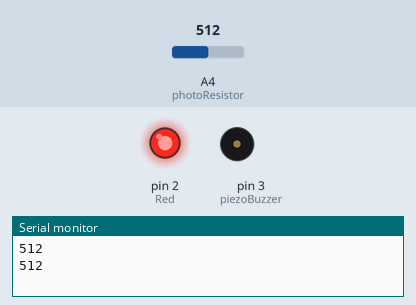
Simulated run of this sketch. Board: Arduino Uno, built with avr-gcc and run on an emulated ATmega328P. On the bench: output pins drawn as LEDs (lit = HIGH), buzzer (waves = sounding), the last lines printed to the serial monitor. The inputs (shaded band) are chosen by the test bench; at power-on: A4 (photoResistor) = 512. Pins used as bus, display or sensor lines are not drawn.

Above: at 3.8 s.
3.9 s: A4 (photoResistor) set to 483
At 8.1 s:
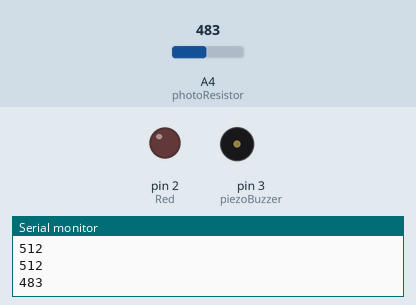
10.9 s: A4 (photoResistor) set to 510
At 13.2 s:
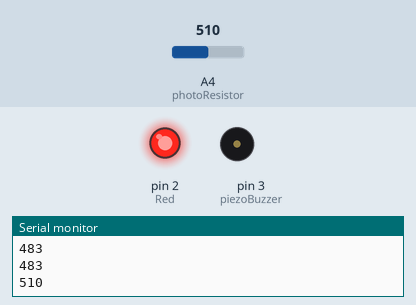
14.8 s: A4 (photoResistor) set to 490
At 15.5 s:
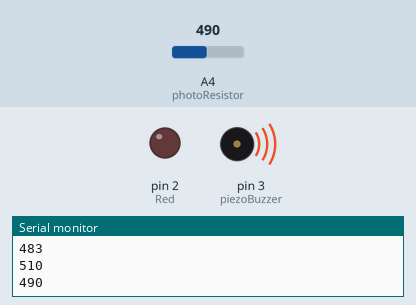
Timing chart, 0 to 26.3 s (numbered marks = the images above; inputs shaded):
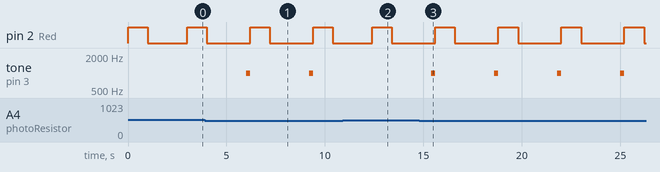

The sketch:

trafficLightWarning.ino
```cpp
int Red = 2;
int Yellow = 1;
int Green = 0;
int piezoBuzzer = 3;
int photoResistor = 4;


void setup() {
  pinMode(Red, OUTPUT);
  pinMode(Yellow, OUTPUT);
  pinMode(Green, OUTPUT);
  pinMode(piezoBuzzer, OUTPUT);
  pinMode(photoResistor, INPUT);

  digitalWrite(Red, LOW);
  digitalWrite(Yellow, LOW);
  digitalWrite(Green, LOW);

  Serial.begin(9600);
}


void loop() {
  int photoValue = analogRead(photoResistor);
  Serial.println(photoValue);

  if (photoValue < 500) {
    tone(piezoBuzzer, 1000);
    delay(200);
    noTone(piezoBuzzer);
  }

 turningOn(Red, 1000);
 turningOn(Yellow, 1000);
 turningOn(Green, 1000);
}

void turningOn(int ledPin, int duration) {
  if (ledPin == Red) {
    digitalWrite(Red, HIGH);
    digitalWrite(Yellow, LOW);
    digitalWrite(Green, LOW);
  }
  else if (ledPin == Yellow) {
    digitalWrite(Red, LOW);
    digitalWrite(Yellow, HIGH);
    digitalWrite(Green, LOW);
  }
  else if (ledPin == Green) {
    digitalWrite(Red, LOW);
    digitalWrite(Yellow, LOW);
    digitalWrite(Green, HIGH);
  }
  else {
    digitalWrite(Red, LOW);
    digitalWrite(Yellow, LOW);
    digitalWrite(Green, LOW);
  }
  delay(duration);
}
```

Measured:
- the behaviour switches between 500 and 499 on A4 (photoResistor) (found by bisection; images 0 and 1)
- after the input at 3.9 s, tone on pin 3 (piezoBuzzer): alternates 1000 Hz for 0.20 s and silent for 3.0 s, starting after 2.1 s
- after the input at 10.9 s, tone on pin 3 (piezoBuzzer): stays silent (without the input it goes to 1000 Hz after 1.5 s)
- after the input at 14.8 s, tone on pin 3 (piezoBuzzer): alternates 1000 Hz for 0.20 s and silent for 3.0 s, starting after 0.60 s
- by itself, pin 2 (Red): alternates HIGH for 1.0 s and LOW for 2.2 s
